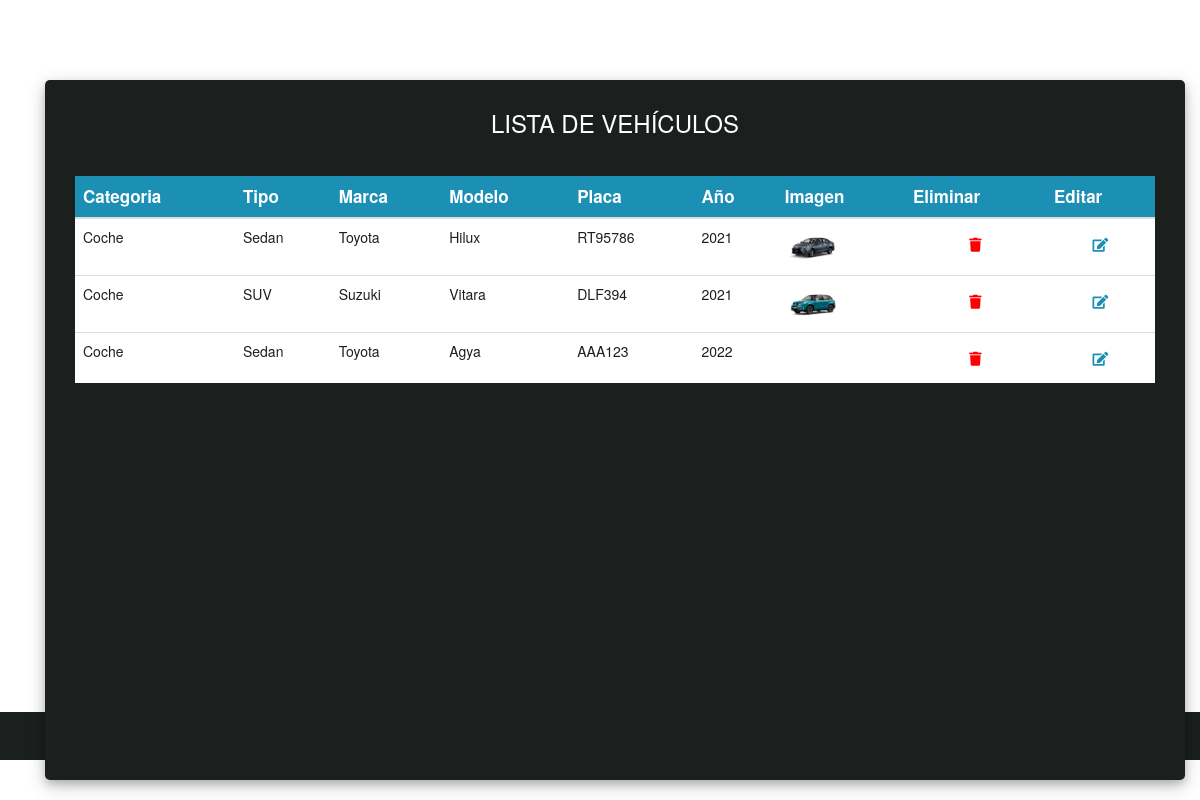
The app's page /car/table/ with its own data.
### App_Car/models.py (models this page shows, shortened)
class Car(models.Model):
    categoria          = models.CharField(max_length=50, null=True)
    tipo               = models.CharField(max_length=50)
    marca              = models.CharField(max_length=50)
    modelo             = models.CharField(max_length=50)
    placa              = models.CharField(max_length=50)
    annio              = models.IntegerField()
    tipo_caja          = models.CharField(max_length=50)
    combustible        = models.CharField(max_length=50)
    cantidad_pasajeros = models.IntegerField()
    numero_puertas     = models.IntegerField()
    imagen             = models.ImageField(upload_to='car', blank=True, null=True)
    control_crucero    = models.BooleanField(null=True, blank=False)
    radio              = models.BooleanField(null=True, blank=False)
    aacond             = models.BooleanField(null=True, blank=False)
    bluetooth          = models.BooleanField(null=True, blank=False)
    cierrepuertas      = models.BooleanField(null=True, blank=False)

### App_Car/views.py (the view)
# urls.py: path('table/', CarTable,  name='CarTable'),
def CarTable(request):
    cars     = Car.objects.all()
    contexto = {"cars": cars}
    return render(request, "CarTable.html", contexto )

### App_Car/templates/CarTable.html
{% extends 'Admin.html'%}
{% load static %}
{% block bloqueQueCambia %}
<div class="container container-body">
  <div class="d-flex justify-content-center h-100">
    <div class="user_card">
      <div class="table-title">
        <h3 id="form-title">LISTA DE VEHÍCULOS</h3>
      </div>
      <div class="justify-content-center form_container table-responsive">
        <table class="table table-fixed">
          <thead class="thead-dark">
            <tr>
              <th scope="col">Categoria</th>
              <th scope="col">Tipo</th>
              <th scope="col">Marca</th>
              <th scope="col">Modelo</th>
              <th scope="col">Placa</th>
              <th scope="col">Año</th>
              <th scope="col">Imagen</th>
              <th scope="col">Eliminar</th>
              <th scope="col">Editar</th>
            </tr>
          </thead>
          <tbody>
            {% for car in cars %}
            <tr>
              <td>{{car.categoria}}</td>
              <td>{{car.tipo}}</td>
              <td>{{car.marca}}</td>
              <td>{{car.modelo}}</td>
              <td>{{car.placa}}</td>
              <td>{{car.annio}}</td>
              <td><img src="{{car.imagen.url}}" height="40px" alt=""></td>
              <td class="text-center">
                  <a href="{% url 'CarDelete' car.id %}">
                    <button class="btn btn-delete">
                      <i class="fa fa-trash"></i>
                    </button>
                  </a>
              </td>
              <td class="text-center">
                <a href="{% url 'CarEdit' car.id %}">
                  <button class="btn btn-edit">
                    <i class="fa fa-edit"></i>
                  </button>
                </a>
            </td>
            </tr>
            {% endfor %}
          </tbody>
        </table>
      </div>
    </div>
  </div>
</div>
{% endblock bloqueQueCambia %}

### App_MVTProyectoFinalCoder/static/css/stylesAdmin.css (style rules this page uses)
body, html { margin: 0; padding: 0; height: 100%; background: #ffffff !important; }
.container-body { height: 89%; }
.form_container { padding-left: 20px !important; padding-right: 20px !important; height: 550px !important; }
.thead-dark { background-color: #1c8fb5 !important; color: white; font-size: 1.7rem; }
tbody { color: #1b201f; background-color: white !important; }
th { text-align: center; }
.table-title { text-align: center; }
.container-body { padding-top: 40px; }
.user_card { height: 700px !important; margin-top: auto; margin-bottom: auto; background: #1b201f; position: relative; justify-content: center; flex-direction: column; padding: 10px; box-shadow: 0 4px 8px 0 rgba(0, 0, 0, 0.2), 0 6px 20px 0 rgba(0, 0, 0, 0.19); -webkit-box-shadow: 0 4px 8px 0 rgba(0, 0, 0, 0.2), 0 6px 20px 0 rgba(0, 0, 0, 0.19); -moz-box-shadow: 0 4px 8px 0 rgba(0, 0, 0, 0.2), 0 6px 20px 0 rgba(0, 0, 0, 0.19); border-radius: 5px; }
.form_container { margin-top: 40px; margin-bottom: 40px; }
#form-title { margin-top: 20px; color: #fff; }
thead tr th { position: sticky; top: 0; z-index: 10; background-color: #1c8fb5 !important; }
.table-responsive { height:200px; overflow:scroll; }
.btn-delete { background-color: white; color: red; }
.btn-edit { background-color: white; color: #1c8fb5; }

### records on screen
Car: categoria "Coche", tipo "Sedan", marca "Toyota", modelo "Hilux", placa "RT95786", annio "2021", imagen (picture)
Car: categoria "Coche", tipo "SUV", marca "Suzuki", modelo "Vitara", placa "DLF394", annio "2021", imagen (picture)
Car: categoria "Coche", tipo "Sedan", marca "Toyota", modelo "Agya", placa "AAA123", annio "2022"
